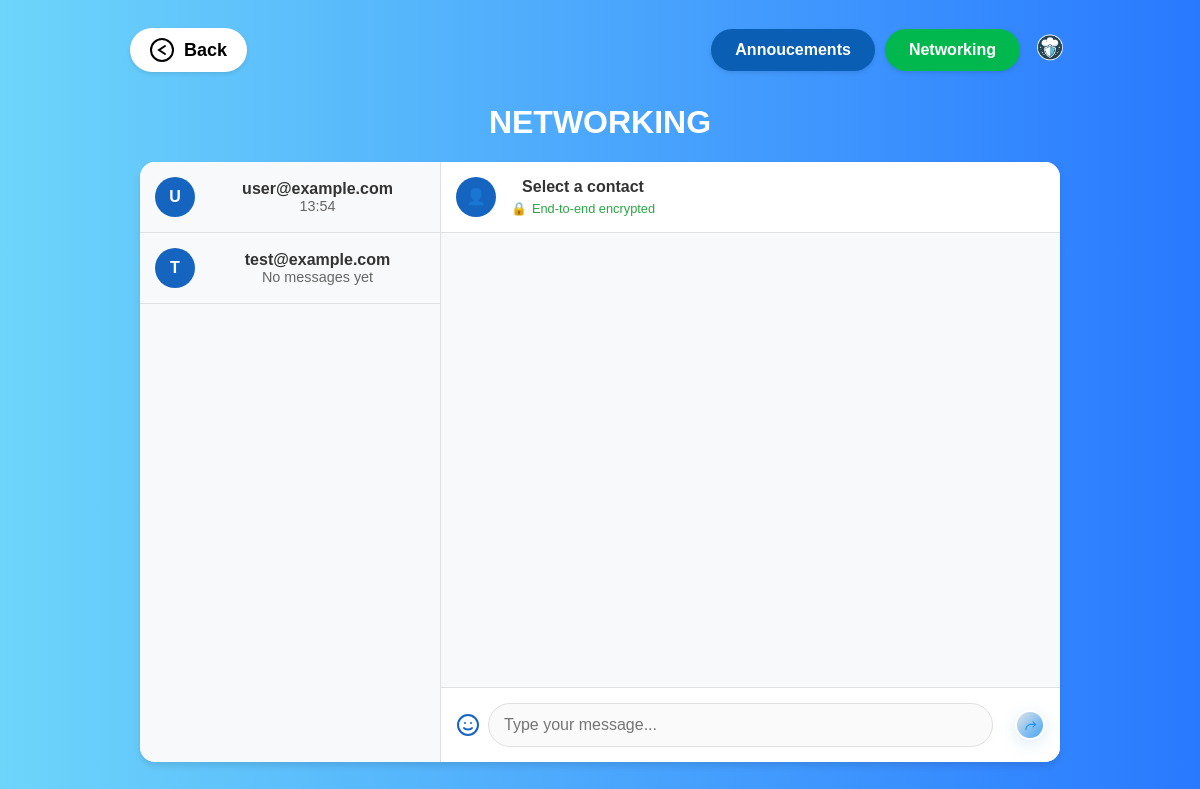
Before: /messagerie (signed in) with the older database file.
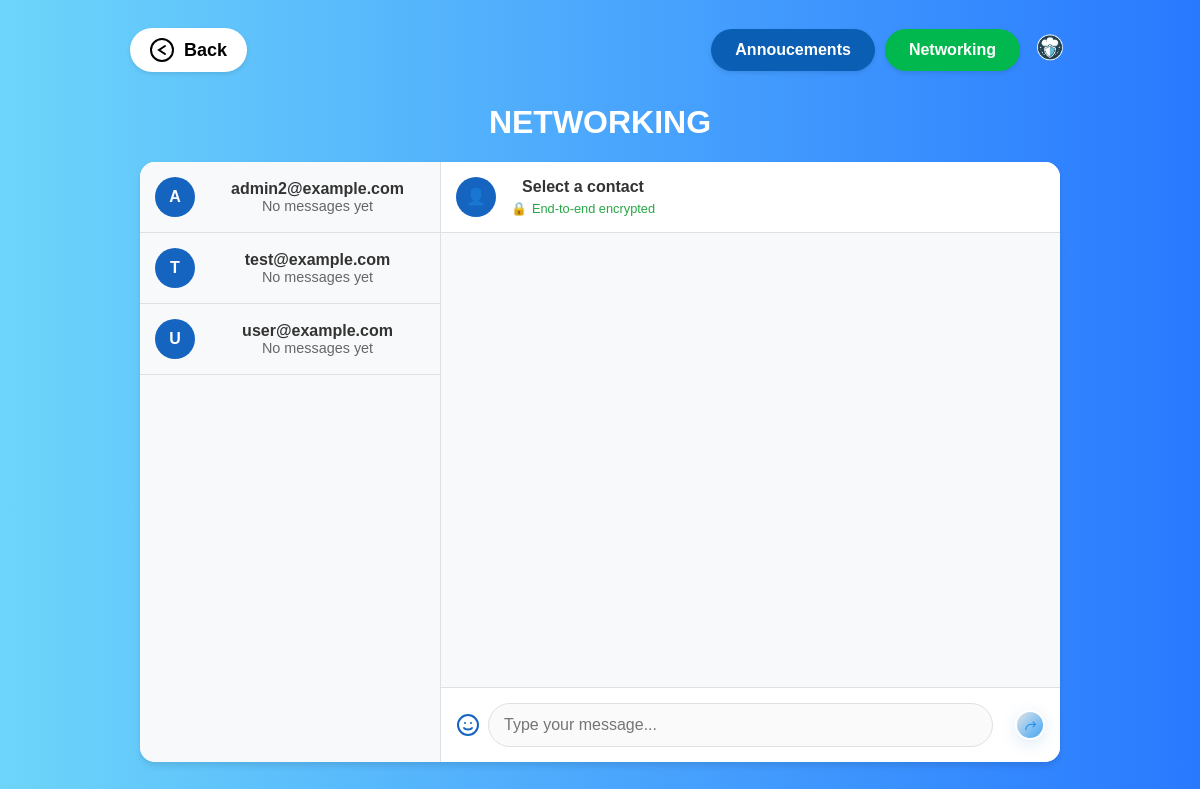
After: the same page with the newer database file.
### app.py (models this page shows, shortened)
class User(UserMixin, db.Model):
    id = db.Column(db.Integer, primary_key=True)
    email = db.Column(db.String(120), unique=True, nullable=False)
    password_hash = db.Column(db.String(128))
    is_admin = db.Column(db.Boolean, default=False)
    storage_limit = db.Column(db.BigInteger, default=5 * 1024 * 1024 * 1024)  # 5GB default
    last_login = db.Column(db.DateTime)
    files = db.relationship('File', backref='owner', lazy=True)
    folders = db.relationship('Folder', backref='owner', lazy=True)
    groups = db.relationship('Group', secondary='user_groups', backref=db.backref('users', lazy='dynamic'))

class Message(db.Model):
    id = db.Column(db.Integer, primary_key=True)
    sender_id = db.Column(db.Integer, db.ForeignKey('user.id'), nullable=False)
    receiver_id = db.Column(db.Integer, db.ForeignKey('user.id'), nullable=False)
    encrypted_content = db.Column(db.Text, nullable=False)  # Message chiffré avec AES
    encrypted_aes_key = db.Column(db.Text, nullable=False)  # Clé AES chiffrée avec RSA
    encrypted_hmac_key = db.Column(db.Text, nullable=False)  # Clé HMAC chiffrée avec RSA
    iv = db.Column(db.Text, nullable=False)  # Vecteur d'initialisation pour AES
    created_at = db.Column(db.DateTime, default=datetime.utcnow)
    is_read = db.Column(db.Boolean, default=False)
    signature = db.Column(db.Text, nullable=False)  # Signature du message
    hmac = db.Column(db.Text, nullable=False)  # HMAC pour vérifier l'intégrité
    original_content = db.Column(db.Text)  # Message original pour l'expéditeur
    is_deleted_for_receiver = db.Column(db.Boolean, default=False)  # Indique si le message est supprimé pour le destinataire
    sender = db.relationship('User', foreign_keys=[sender_id], backref='sent_messages')
    receiver = db.relationship('User', foreign_keys=[receiver_id], backref='received_messages')

### app.py (the view)
@app.route('/messagerie')
@login_required
def messagerie():
    users = User.query.filter(User.id != current_user.id).all()
    conversations = db.session.query(
        Message,
        User
    ).join(
        User,
        ((Message.sender_id == User.id) & (Message.receiver_id == current_user.id)) |
        ((Message.receiver_id == User.id) & (Message.sender_id == current_user.id))
    ).order_by(Message.created_at.desc()).all()
    chat_partners = {}
    for user in users:
        chat_partners[user.id] = {
            'user': user,
            'last_message': None,
            'unread_count': 0
        }
    for message, user in conversations:
        partner_id = user.id
        if partner_id in chat_partners:
            if not chat_partners[partner_id]['last_message'] or message.created_at > chat_partners[partner_id]['last_message'].created_at:
                chat_partners[partner_id]['last_message'] = message
            if not message.is_read and message.receiver_id == current_user.id:
                chat_partners[partner_id]['unread_count'] += 1
    chat_partners_list = list(chat_partners.values())
    chat_partners_list.sort(key=lambda x: x['last_message'].created_at if x['last_message'] else datetime.min, reverse=True)
    return render_template('messagerie.html',
                         users=users,
                         chat_partners=chat_partners_list)

### app.py (called while the page is built)
@login_manager.user_loader
def load_user(user_id):
    return User.query.get(int(user_id))

### templates/messagerie.html (shortened to what this page needs)
<!DOCTYPE html>
<html lang="fr">
<head>
    <link rel="stylesheet" href="{{ url_for('static', filename='css/style2.css') }}">
</head>
<body>
    <div class="container" data-current-user-id="{{ current_user.id }}">
        <div class="header">
            <a href="{{ url_for('admin_dashboard' if current_user.is_admin else 'user_dashboard') }}" class="back-button">
                <svg width="24" height="24" viewBox="0 0 24 24" fill="none">
                    <circle cx="12" cy="12" r="11" stroke="black" stroke-width="2"/>
                    <path d="M15 8L9 12L15 16" stroke="black" stroke-width="2" stroke-linecap="round"/>
                </svg>
                Back
            </a>
            <div class="header-right">
                <a href="{{ url_for('report') }}" class="report">Annoucements</a>
                <a href="{{ url_for('messagerie') }}" class="contact-btn">Networking</a>
                <div class="profile-icon">
                    <img src="{{ url_for('static', filename='images/logo.png') }}" alt="Profile Icon">
                </div>
            </div>
        </div>
        <h1>NETWORKING</h1>
        <div class="messenger-container">
            <div class="contacts-list">
                {% for partner in chat_partners %}
                <div class="contact" data-user-id="{{ partner.user.id }}">
                    <div class="contact-avatar">{{ partner.user.email[0]|upper }}</div>
                    <div class="contact-info">
                        <div class="contact-name">{{ partner.user.email }}</div>
                        <div class="contact-status">
                            {% if partner.last_message %}
                            {{ partner.last_message.created_at.strftime('%H:%M') }}
                            {% else %}
                            No messages yet
                            {% endif %}
                        </div>
                    </div>
                </div>
                {% endfor %}
            </div>
            <div class="chat-area">
                <div class="chat-header">
                    <div class="contact-avatar">👤</div>
                    <div>
                        <div class="contact-name">Select a contact</div>
                        <div class="encryption-status">End-to-end encrypted</div>
                    </div>
                </div>
                <div class="messages">
                </div>
                <div class="message-input">
                    <button class="emoji-btn" title="Ajouter un emoji" type="button" tabindex="-1">
                    </button>
                    <input type="text" placeholder="Type your message..." disabled>
                    <button class="send-btn" disabled>
                        <svg width="18" height="18" viewBox="0 0 24 24" fill="none">
                          <path d="M4 20c0-5.523 4.477-10 10-10h5.17l-2.59-2.59a1 1 0 1 1 1.42-1.42l4.3 4.3a1 1 0 0 1 0 1.42l-4.3 4.3a1 1 0 1 1-1.42-1.42L19.17 12H14c-4.418 0-8 3.582-8 8a1 1 0 1 1-2 0z" fill="#2196f3"/>
                        </svg>
                    </button>
                </div>
            </div>
        </div>
    </div>
</body>
</html>

### static/css/style2.css (style rules this page uses)
body { margin: 0; font-family: Arial, sans-serif; background: linear-gradient(to right, #6dd5fa, #2979ff); display: flex; justify-content: center; align-items: center; height: 100vh; }
.container { text-align: center; width: 80%; }
.header { display: flex; justify-content: space-between; align-items: center; padding: 10px; }
.header-right { display: flex; align-items: center; gap: 10px; }
.logout-btn, .contact-btn { padding: 10px 20px; border: none; border-radius: 20px; cursor: pointer; }
.contact-btn { background: #00b84d; color: #fff; text-decoration: none; padding: 12px 24px; border-radius: 25px; font-weight: bold; font-size: 16px; box-shadow: 0 2px 4px rgba(0, 0, 0, 0.1); transition: all 0.3s cubic-bezier(0.4, 0, 0.2, 1); display: inline-block; }
.report { background-color: #0a5fb4; color: white; text-decoration: none; padding: 12px 24px; border-radius: 25px; font-weight: bold; font-size: 16px; box-shadow: 0 2px 4px rgba(0, 0, 0, 0.1); transition: all 0.3s cubic-bezier(0.4, 0, 0.2, 1); display: inline-block; }
h1 { color: #fff; }
.profile-icon img { width: 40px; height: 40px; border-radius: 50%; }

### templates/messagerie.html (style rules this page uses)
.messenger-container { display: flex; height: calc(100vh - 200px); background: white; border-radius: 15px; box-shadow: 0 4px 6px rgba(0,0,0,0.1); margin: 20px; overflow: hidden; }
.contacts-list { width: 300px; border-right: 1px solid #e0e0e0; overflow-y: auto; background: #f8f9fa; }
.contact { padding: 15px; border-bottom: 1px solid #e0e0e0; cursor: pointer; transition: background-color 0.3s; display: flex; align-items: center; }
.contact-avatar { width: 40px; height: 40px; border-radius: 50%; background: #1565C0; color: white; display: flex; align-items: center; justify-content: center; font-weight: bold; margin-right: 15px; }
.contact-info { flex: 1; }
.contact-name { font-weight: 600; color: #333; }
.contact-status { font-size: 0.9em; color: #666; }
.chat-area { flex: 1; display: flex; flex-direction: column; }
.chat-header { padding: 15px; border-bottom: 1px solid #e0e0e0; display: flex; align-items: center; background: white; }
.chat-header .contact-avatar { margin-right: 15px; }
.messages { flex: 1; padding: 20px; overflow-y: auto; background: #f8f9fa; }
.message-input { padding: 15px; border-top: 1px solid #e0e0e0; display: flex; align-items: center; background: white; }
.message-input input { flex: 1; padding: 12px 15px; border: 1px solid #e0e0e0; border-radius: 25px; outline: none; font-size: 1em; margin-right: 10px; }
.send-btn { background: linear-gradient(135deg, #e0e4e7 0%, #42a5f5 100%); color: white; border: none; border-radius: 50%; width: 30px; height: 30px; cursor: pointer; display: flex; align-items: center; justify-content: center; box-shadow: 0 4px 16px rgba(65, 142, 201, 0.18); transition: background 0.2s, box-shadow 0.2s, transform 0.1s; font-size: 2em; margin-left: 12px; outline: none; border: 2px solid #fff; }
.encryption-status { font-size: 0.8em; color: #28a745; margin-top: 5px; display: flex; align-items: center; }
.encryption-status::before { content: "🔒"; margin-right: 5px; }
.back-button { display: inline-flex; align-items: center; background-color: white; padding: 10px 20px; border-radius: 25px; width: fit-content; cursor: pointer; font-weight: bold; text-decoration: none; color: black; border: none; font-size: 18px; box-shadow: 0 2px 4px rgba(0, 0, 0, 0.1); transition: all 0.3s ease; }
.back-button svg { margin-right: 10px; }
.emoji-btn { background: none; border: none; cursor: pointer; margin-right: 8px; padding: 0; outline: none; display: flex; align-items: center; font-size: 1.5em; transition: transform 0.1s; }

Changed rows visible on the page:
no longer on this page (row edited): Message: last_message.created_at "13:54"
added User: user "A", user.email "admin2@example.com"
Other visible differences:
new list line: "No messages yet"
